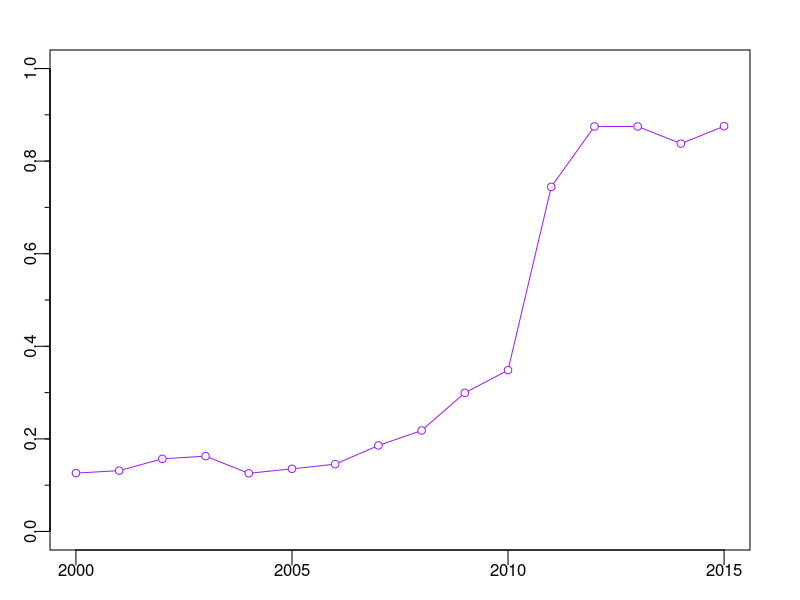

The R script that drew this image:
library(dplyr)
library(ggplot2)
library(Hmisc)

dat <- data.frame(
  year = seq(2000,2015),
  cropprob = c(
    0.126091,0.131417,0.156946,0.162775,
    0.125633,0.135369,0.145379,0.185848,
    0.218122,0.299426,0.3484405,0.744354,
    0.874748,0.874748,0.837759,0.875404
  )
)

par(mar = rep(2.5,4),
    mgp=c(1,0.5,0))
plot(as.character(dat$year), dat$cropprob,
     type="o", pch=21, bg='white',
     tck = -0.03, # let y tick inside the plot
     cex=1,
     cex.axis=1,
     ylim = c(0,1),
     col = "purple",
     xlab = "",
     ylab="")
minor.tick(nx = 0, ny = 2,   # Ticks density
           tick.ratio = 0.5)
